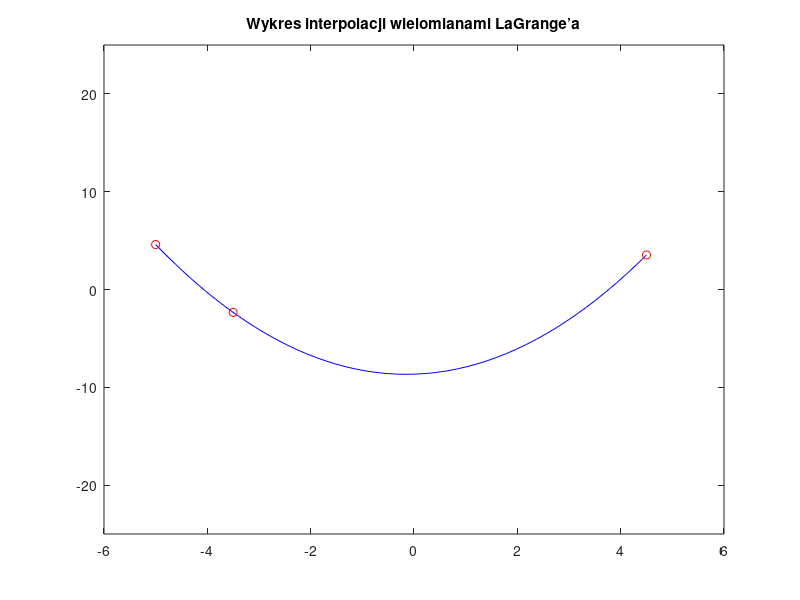

Source code (MATLAB):
%Zad 3
clear, clc, close all;
%% Dane
x=[-5,4.5,-3.5];
y=[4.6,3.53,-2.34];

%% Algorytm
n = length(x) - 1;
a=0;
for i=1:n+1
    Y0=1;
    for j=1:n+1
        if i==j
            continue;
        else
            Y0=conv(Y0,[1 -x(j)])/(x(i)-x(j));
        end
    end
    a=a+y(i)*Y0;
end

%% Wykres
x_min = min(x);
x_max = max(x);
xprzedzial = linspace(x_min,x_max,50);
f_y=polyval(a,xprzedzial);

figure(1);
plot(xprzedzial,f_y,'b',x,y,'ro');
title("Wykres interpolacji wielomianami LaGrange’a");
ylim([-25,25]);